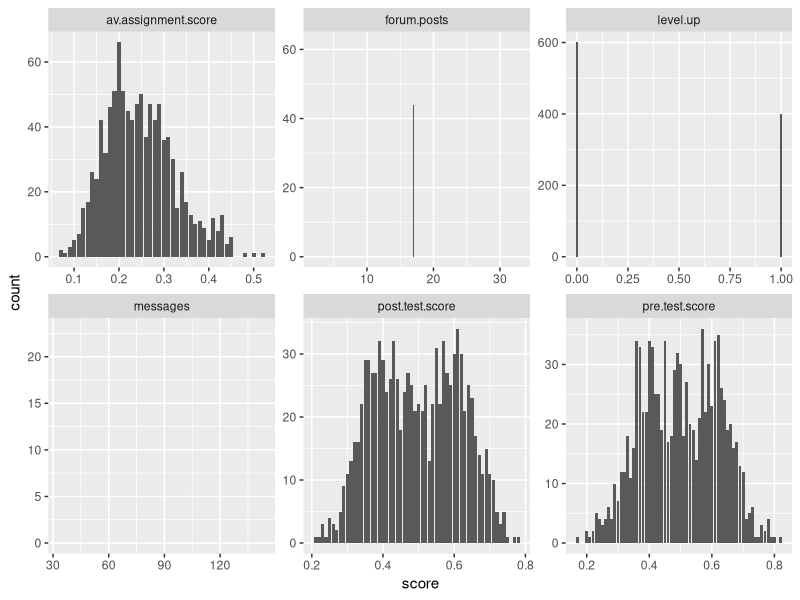
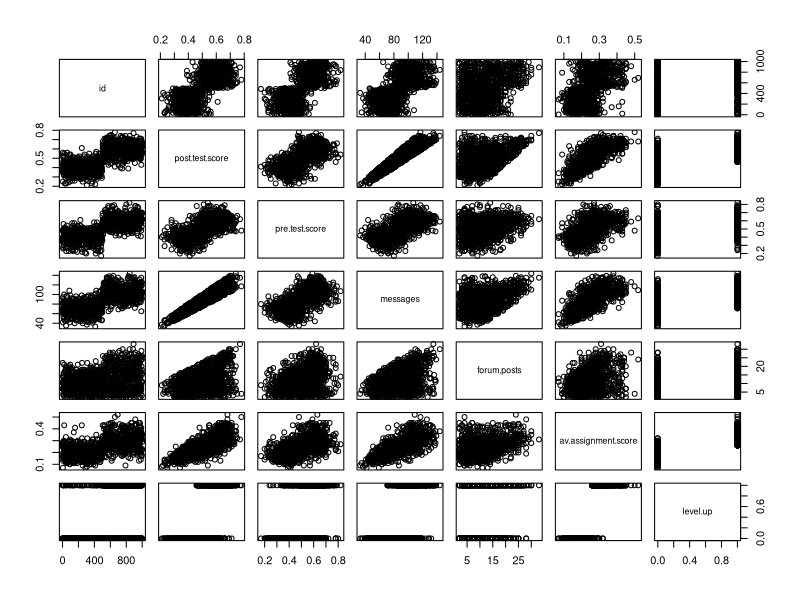
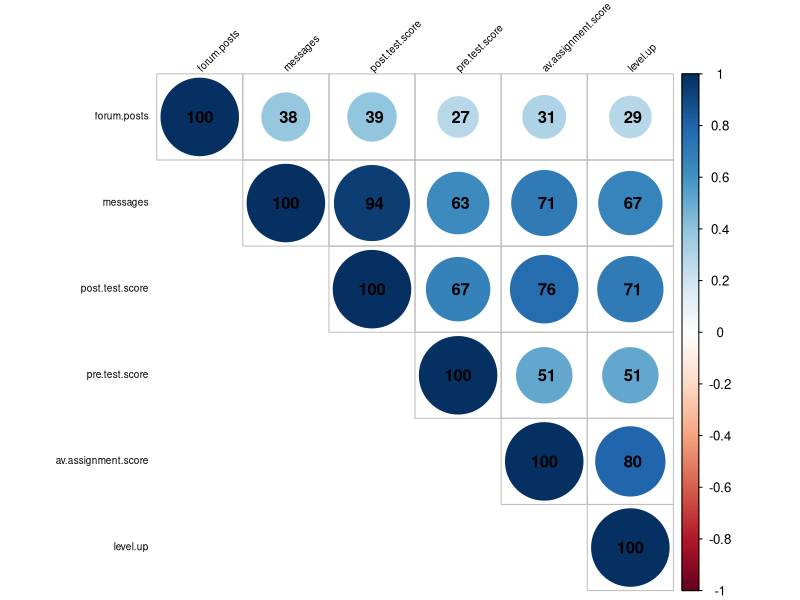
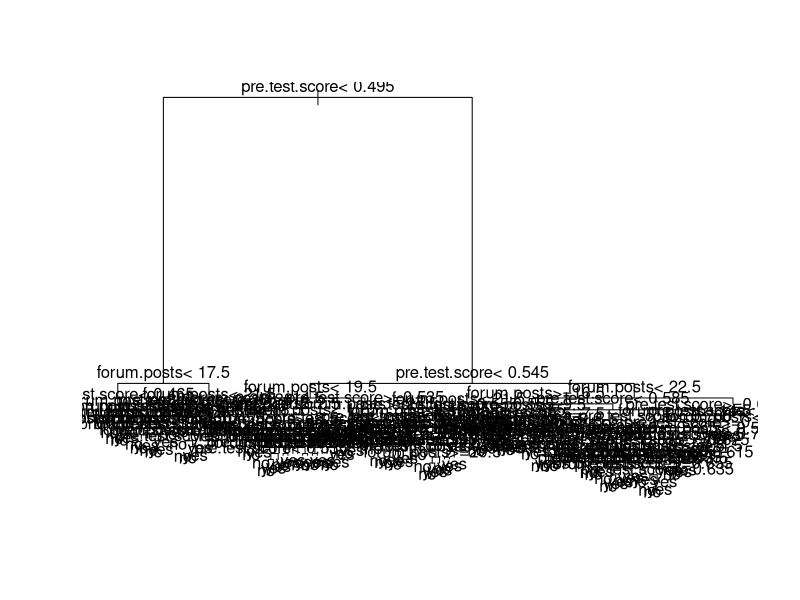

Write R code to recreate these figures, in order. (Note: this script raises an error after producing the figures.)
## ---- chunk 1
library(ggplot2)
library(dplyr)
library(tidyr)
D1 <- read.csv("online.data.csv")
View(D1)
## ---- chunk 2
#Start by creating histograms of the distributions for all variables (#HINT: look up "facet" in the ggplot documentation)
D2 <- select(D1, 1:7)
#Convert yes/no to 1/0 to avoid mixing variable types
D2$level.up <- ifelse(D2$level.up == "yes", 1,0)
D3 <- gather(D2, "measure", "score", 2:7)

p1 <- ggplot(D3, aes(score)) + facet_wrap(~measure, scales = "free")
p1 + geom_histogram(stat = "count")

#Visualize the relationships between variables
pairs(D2)
#Then visualize the relationships between variables
library(corrplot)

CD2<- D2[,-1]
COR <- cor(CD2)
corrplot(COR, order="AOE", method="circle", tl.pos="lt", type="upper",        
tl.col="black", tl.cex=0.6, tl.srt=45, 
        addCoef.col="black", addCoefasPercent = TRUE,
        sig.level=0.50, insig = "blank")
#Try to capture an intution about the data and the relationships

## ---- chunk 3
#Create a classification tree that predicts whether a student "levels up" in the online course using three variables of your choice (As we did last time, set all controls to their minimums)
library(rpart)
c.tree1 <- rpart(level.up ~ forum.posts + pre.test.score, method = "class", data = D1, control=rpart.control(minsplit=1,minbucket=1, cp=0.001))

printcp(c.tree1)
plot(c.tree1)
text(c.tree1)

#Plot and generate a CP table for your tree 

#Generate a probability value that represents the probability that a student levels up based your classification tree 

D1$pred <- predict(rp, type = "prob")[,2]#Last class we used type = "class" which predicted the classification for us, this time we are using type = "prob" to see the probability that our classififcation is based on.

## ---- chunk 4
library(ROCR)

#Plot the curve
pred.detail <- prediction(D1$pred, D1$level.up) 
plot(performance(pred.detail, "tpr", "fpr"))
abline(0, 1, lty = 2)

#Calculate the Area Under the Curve
unlist(slot(performance(Pred2,"auc"), "y.values"))#Unlist liberates the AUC value from the "performance" object created by ROCR

#Now repeat this process, but using the variables you did not use for the previous model and compare the plots & results of your two models. Which one do you think was the better model? Why?
## ---- chunk 5
#Look at the ROC plot for your first model. Based on this plot choose a probability threshold that balances capturing the most correct predictions against false positives. Then generate a new variable in your data set that classifies each student according to your chosen threshold.

threshold.pred1 <- 

#Now generate three diagnostics:

D1$accuracy.model1 <-

D1$precision.model1 <- 

D1$recall.model1 <- 

#Finally, calculate Kappa for your model according to:

#First generate the table of comparisons
table1 <- table(D1$level.up, D1$threshold.pred1)

#Convert to matrix
matrix1 <- as.matrix(table1)

#Calculate kappa
kappa(matrix1, exact = TRUE)/kappa(matrix1)

#Now choose a different threshold value and repeat these diagnostics. What conclusions can you draw about your two thresholds?
